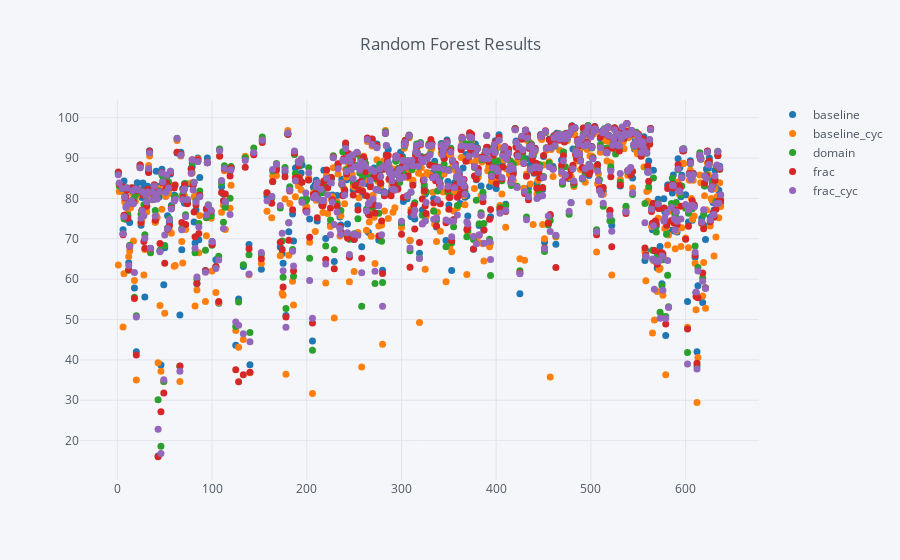

This figure's notebook cell:
### Code cell
rr.pivot_table(index='building_id', columns='method', values='score').iplot(mode='markers', size=7, title="Random Forest Results")

### Figure 1 — Plotly figure (JSON) as saved in the notebook; plotly's stock layout.template omitted (floating-point values rounded to 4 significant figures; data arrays with more than 128 entries replaced by an {"elided": "..."} marker saying what was removed)
{"data": [{"line": {"color": "rgba(31, 119, 180, 1.0)", "dash": "solid", "shape": "linear", "width": 1.3}, "marker": {"size": 7, "symbol": "circle"}, "mode": "markers", "name": "baseline", "text": "", "type": "scatter", "uid": "44c20a81-4dd3-464a-aa81-39346c347a31", "x": {"elided": "530 int values"}, "y": {"elided": "530 float values"}}, {"line": {"color": "rgba(255, 127, 14, 1.0)", "dash": "solid", "shape": "linear", "width": 1.3}, "marker": {"size": 7, "symbol": "circle"}, "mode": "markers", "name": "baseline_cyc", "text": "", "type": "scatter", "uid": "43606550-ebb5-40b6-8db4-9f9cac05fb48", "x": {"elided": "530 int values"}, "y": {"elided": "530 float values"}}, {"line": {"color": "rgba(44, 160, 44, 1.0)", "dash": "solid", "shape": "linear", "width": 1.3}, "marker": {"size": 7, "symbol": "circle"}, "mode": "markers", "name": "domain", "text": "", "type": "scatter", "uid": "0b963b9c-3a1c-4904-b73c-940ec79f030d", "x": {"elided": "530 int values"}, "y": {"elided": "530 float values"}}, {"line": {"color": "rgba(214, 39, 40, 1.0)", "dash": "solid", "shape": "linear", "width": 1.3}, "marker": {"size": 7, "symbol": "circle"}, "mode": "markers", "name": "frac", "text": "", "type": "scatter", "uid": "eaa90a8e-16bd-4641-916e-113cd33402ba", "x": {"elided": "530 int values"}, "y": {"elided": "530 float values"}}, {"line": {"color": "rgba(148, 103, 189, 1.0)", "dash": "solid", "shape": "linear", "width": 1.3}, "marker": {"size": 7, "symbol": "circle"}, "mode": "markers", "name": "frac_cyc", "text": "", "type": "scatter", "uid": "e317af0d-ff2e-4a7e-b68e-ed31cd4633db", "x": {"elided": "530 int values"}, "y": {"elided": "530 float values"}}], "layout": {"legend": {"bgcolor": "#F5F6F9", "font": {"color": "#4D5663"}}, "paper_bgcolor": "#F5F6F9", "plot_bgcolor": "#F5F6F9", "title": {"font": {"color": "#4D5663"}, "text": "Random Forest Results"}, "xaxis": {"gridcolor": "#E1E5ED", "showgrid": true, "tickfont": {"color": "#4D5663"}, "title": {"font": {"color": "#4D5663"}, "text": ""}, "zerolinecolor": "#E1E5ED"}, "yaxis": {"gridcolor": "#E1E5ED", "showgrid": true, "tickfont": {"color": "#4D5663"}, "title": {"font": {"color": "#4D5663"}, "text": ""}, "zerolinecolor": "#E1E5ED"}}}
